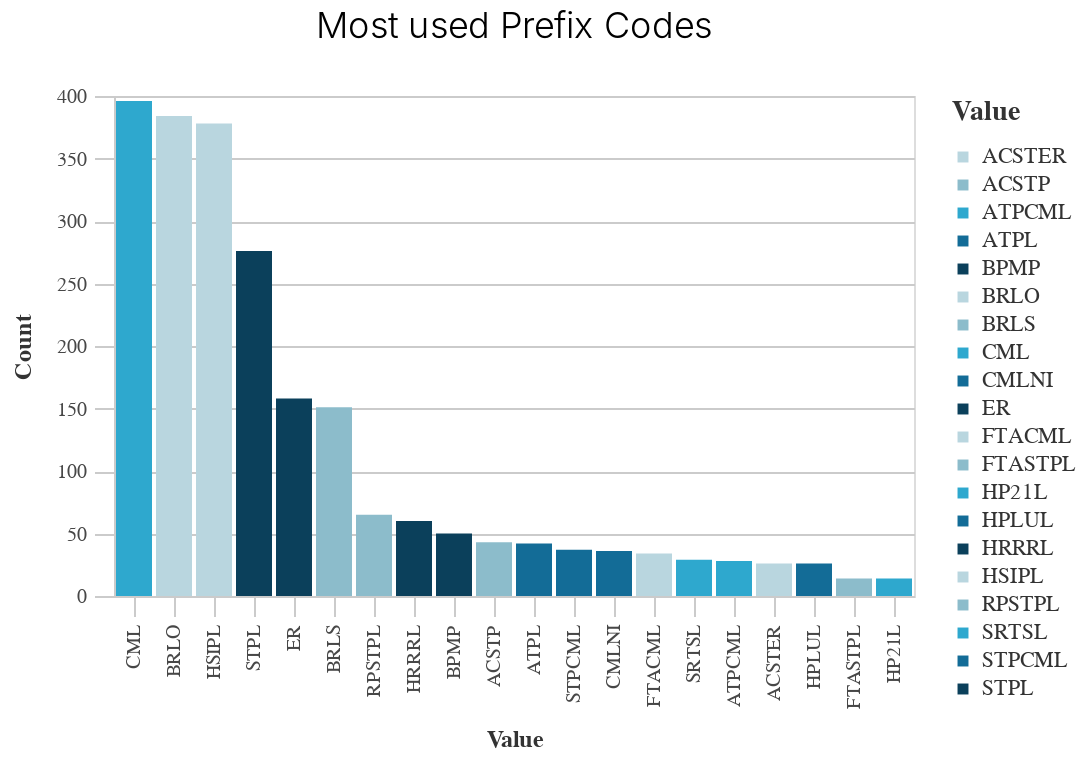

Here is the notebook cell this chart was saved with:
### Code cell
_dla_utils.basic_bar_chart((df_top>>filter(_.variable=='prefix')), 'value', 'count', 'value', subset, 'Most used Prefix Codes')

### Figure 1 — Vega-Lite specification as saved in the notebook (floating-point values rounded to 4 significant figures)
{"config": {"view": {"continuousWidth": 400, "continuousHeight": 300}, "axis": {"domainColor": "#cbcbcb", "grid": true, "gridColor": "#cbcbcb", "gridWidth": 1, "labelColor": "#474747", "labelFont": "Nunito Sans", "labelFontSize": 10, "labelPadding": 4, "tickColor": "#cbcbcb", "tickSize": 10, "titleColor": "#333", "titleFont": "Raleway", "titleFontSize": 12, "titlePadding": 10}, "axisBand": {"grid": false}, "background": "white", "font": "Raleway", "header": {"labelFont": "Nunito Sans", "titleFont": "Raleway"}, "legend": {"labelColor": "#333", "labelFont": "Nunito Sans", "labelFontSize": 11, "labelLimit": 0, "padding": 1, "symbolSize": 30, "symbolType": "square", "titleColor": "#333", "titleFont": "Raleway", "titleFontSize": 14, "titlePadding": 10}, "title": {"anchor": "middle", "font": "Raleway", "fontSize": 18, "fontWeight": 300, "offset": 20}}, "data": {"name": "data-76269be824bf50e3590ecb4f4dbd269b"}, "mark": "bar", "encoding": {"color": {"field": "value", "legend": {"title": "Value"}, "scale": {"range": ["#B9D6DF", "#8CBCCB", "#2EA8CE", "#136C97", "#0B405B"]}, "type": "nominal"}, "x": {"field": "value", "sort": "-y", "title": "Value", "type": "nominal"}, "y": {"field": "count", "title": "Count", "type": "quantitative"}}, "height": 250, "title": "Most used Prefix Codes", "width": 400, "$schema": "https://vega.github.io/schema/vega-lite/v4.17.0.json", "datasets": {"data-76269be824bf50e3590ecb4f4dbd269b": [{"value": "CML", "count": 396, "variable": "prefix"}, {"value": "BRLO", "count": 384, "variable": "prefix"}, {"value": "HSIPL", "count": 378, "variable": "prefix"}, {"value": "STPL", "count": 276, "variable": "prefix"}, {"value": "ER", "count": 158, "variable": "prefix"}, {"value": "BRLS", "count": 151, "variable": "prefix"}, {"value": "RPSTPL", "count": 65, "variable": "prefix"}, {"value": "HRRRL", "count": 60, "variable": "prefix"}, {"value": "BPMP", "count": 50, "variable": "prefix"}, {"value": "ACSTP", "count": 43, "variable": "prefix"}, {"value": "ATPL", "count": 42, "variable": "prefix"}, {"value": "STPCML", "count": 37, "variable": "prefix"}, {"value": "CMLNI", "count": 36, "variable": "prefix"}, {"value": "FTACML", "count": 34, "variable": "prefix"}, {"value": "SRTSL", "count": 29, "variable": "prefix"}, {"value": "ATPCML", "count": 28, "variable": "prefix"}, {"value": "ACSTER", "count": 26, "variable": "prefix"}, {"value": "HPLUL", "count": 26, "variable": "prefix"}, {"value": "FTASTPL", "count": 14, "variable": "prefix"}, {"value": "HP21L", "count": 14, "variable": "prefix"}]}}
